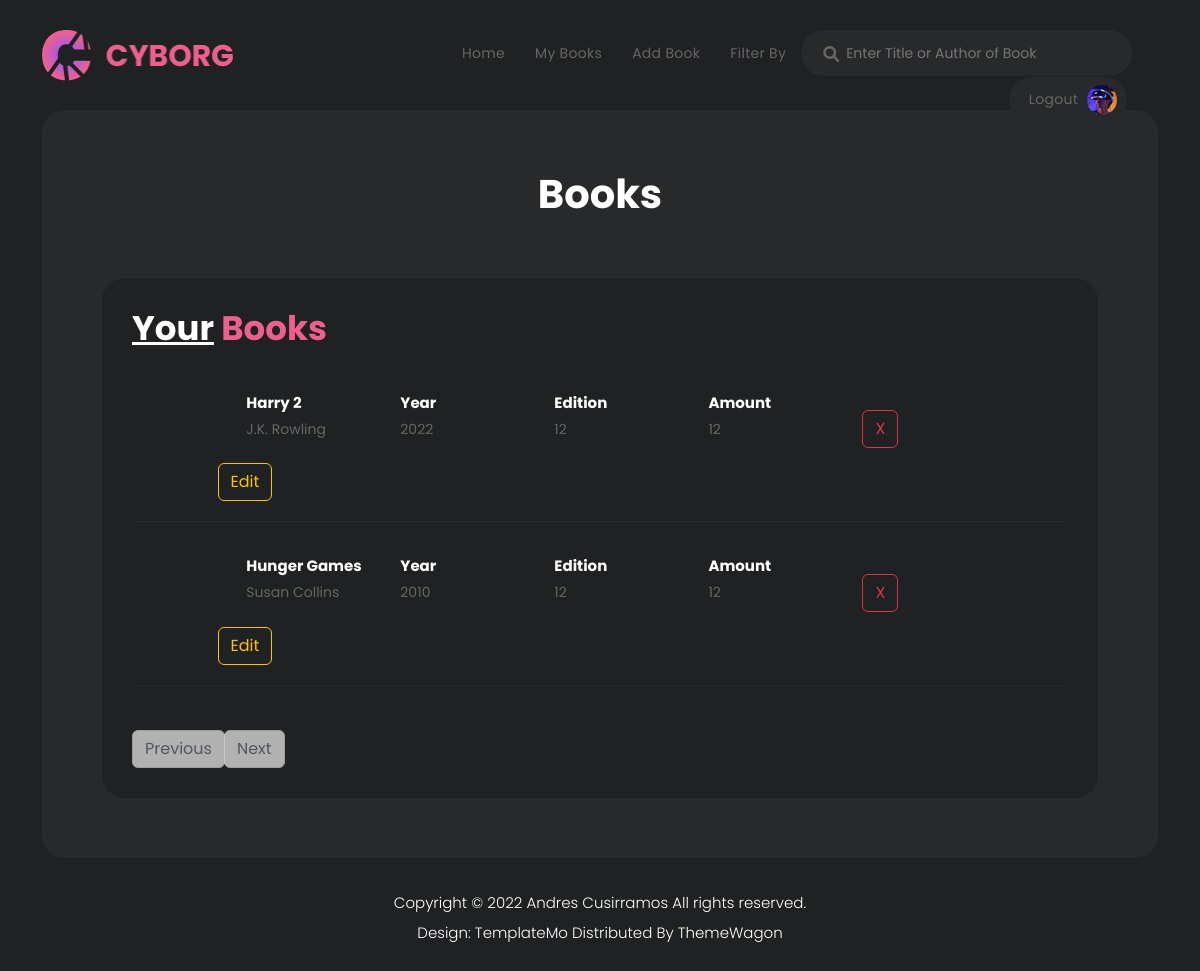
/ (signed in), run on an earlier commit of the app's database.
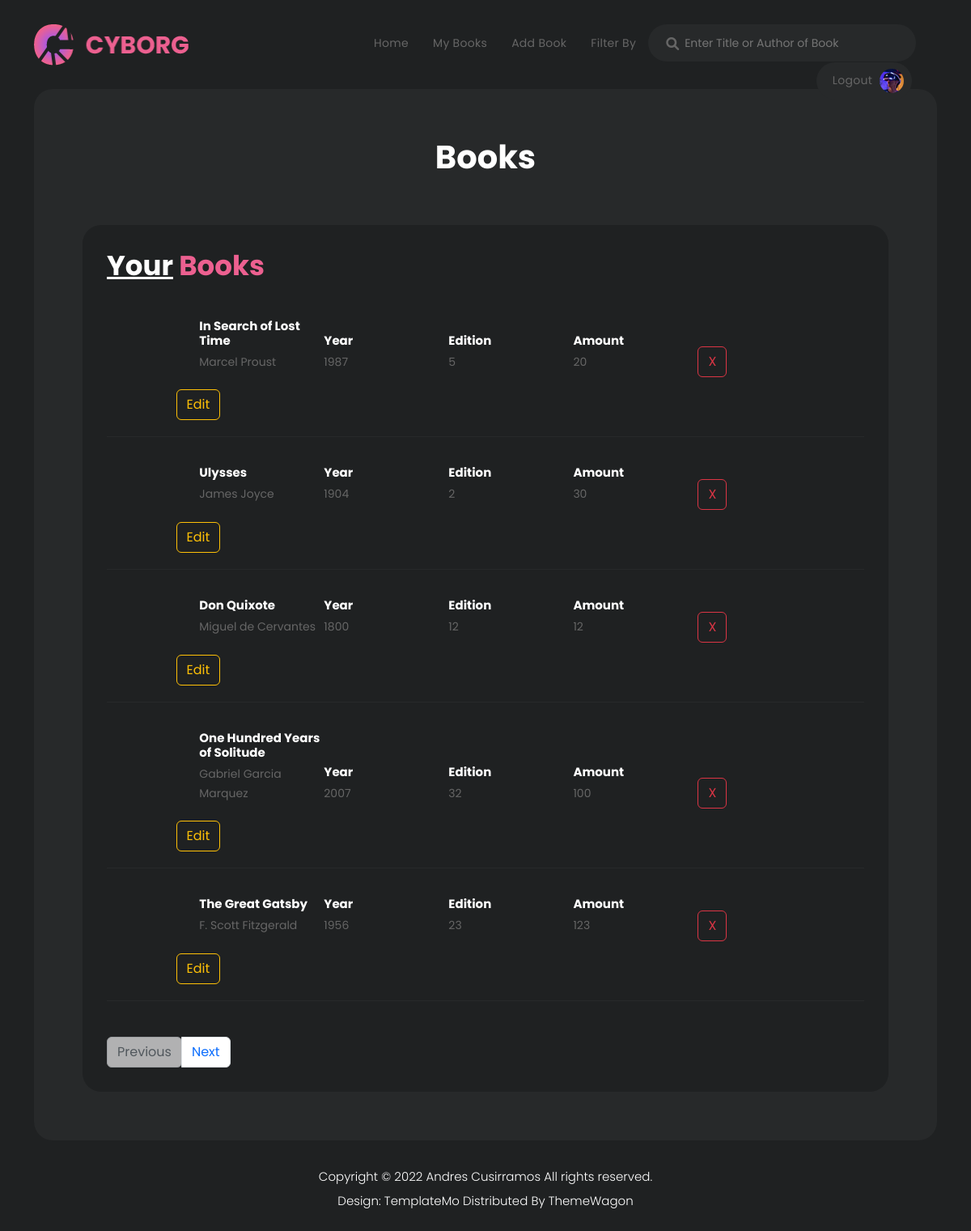
And on a later commit of the database.
### website/models.py (models this page shows)
class Book(db.Model):
    id = db.Column(db.Integer, primary_key=True)
    title = db.Column(db.String(150))
    author = db.Column(db.String(150))
    year = db.Column(db.String(50))
    edition = db.Column(db.Integer)
    image = db.Column(db.String(500))
    amount = db.Column(db.Integer)

### website/views.py (the view)
@views.route('/', methods=['GET'], defaults={"page": 1})
@views.route('/<int:page>', methods=['GET'])
@login_required
def view(page):
    page = page
    per_page = 5
    threads = Book.query.paginate(page,per_page,error_out=False)
    return render_template("home.html", threads=threads,user=current_user )

### website/__init__.py (called while the page is built)
def create_app():
    app = Flask(__name__)
    app.config['SECRET_KEY'] = 'hjshjhdjah kjshkjdhjs'
    app.config['SQLALCHEMY_DATABASE_URI'] = f'sqlite:///{DB_NAME}'
    db.init_app(app)
    from .views import views
    from .auth import auth
    app.register_blueprint(views, url_prefix='/')
    app.register_blueprint(auth, url_prefix='/')
    from .models import User, Book
    create_database(app)
    login_manager = LoginManager()
    login_manager.login_view = 'auth.login'
    login_manager.init_app(app)
    @login_manager.user_loader
    def load_user(id):
        return User.query.get(int(id))
    return app

### website/templates/home.html (shortened to what this page needs)
{% extends "base.html" %} {% block title %}Home{% endblock %} {% block content
    %}
    <h1 align="center">Books</h1>
    <div class="gaming-library">
      <div class="col-lg-12">
        <div class="heading-section">
          <h4><em>Your</em> Books</h4>
        </div>
        {% for book in threads.items %}
        <div class="item">
          <ul>
            <li><img src="{{book.image}}" alt="" class="templatemo-item"></li>
            <li><h4>{{book.title}}</h4><span>{{book.author}}</span></li>
            <li><h4>Year</h4><span>{{book.year}}</span></li>
            <li><h4>Edition</h4><span>{{book.edition}}</span></li>
            <li><h4>Amount</h4><span>{{book.amount}}</span></li>
            <li><form action="{{url_for('views.delete', id = book.id)}}">
              <button type="submit" class="btn btn-outline-danger">X</button>
            </form></li>
            <li><form action="{{url_for('views.update', id = book.id)}}">
              <button type="submit" class="btn btn-outline-warning">Edit
              </button>
           </form></li>
          </ul>
        </div>
        {% endfor %}
    <nav aria-label="Page navigation example" style="display: inline-block; list-style-type: none;">
      <ul class="pagination">
          {% if threads.has_prev %}
            <li class="page-item"> <a class="page-link" href="{{ url_for('views.view', page=threads.prev_num) }}">Previous</a></li>
          {% else %}
            <li class="page-item"><a class="page-link btn disabled" href="#">Previous</a></li>
          {% endif %}
          {% if threads.has_next %}
            <li class="page-item"> <a class="page-link" href="{{ url_for('views.view', page=threads.next_num) }}">Next</a></li>
          {% else %}
            <li class="page-item"><a class="page-link btn disabled" href="#">Next</a></li>
          {% endif %}
      </ul>
    </nav>
  {% endblock %}

### website/templates/base.html (shortened to what this page needs)
<!DOCTYPE html>
<html>
  <head>
    <link rel= "stylesheet" type= "text/css" href= "{{ url_for('static',filename='vendor/bootstrap/css/bootstrap.min.css') }}">
    <link rel= "stylesheet" type= "text/css" href= "{{ url_for('static',filename='assets/css/fontawesome.css') }}">
    <link rel= "stylesheet" type= "text/css" href= "{{ url_for('static',filename='assets/css/fontawesome.css') }}">
    <link rel= "stylesheet" type= "text/css" href= "{{ url_for('static',filename='assets/css/templatemo-cyborg-gaming.css') }}">
    <link rel= "stylesheet" type= "text/css" href= "{{ url_for('static',filename='assets/css/owl.css') }}">
    <link rel= "stylesheet" type= "text/css" href= "{{ url_for('static',filename='assets/css/animate.css') }}">
    <link rel= "stylesheet" type= "text/css" href= "{{ url_for('static',filename='assets/css/fontawesome.css') }}">
    <link rel= "stylesheet" type= "text/css" href= "{{ url_for('static',filename='assets/css/fontawesome.css') }}">
    <link rel= "stylesheet" type= "text/css" href= "{{ url_for('static',filename='assets/css/fontawesome.css') }}">
    <link rel="stylesheet"href="https://unpkg.com/swiper@7/swiper-bundle.min.css"/>
  </head>
  <body>
        <header class="header-area header-sticky">
          <div class="container">
              <div class="row">
                  <div class="col-12">
                      <nav class="main-nav">
                          <a href="/" class="logo">
                              <img src= "{{ url_for('static',filename='assets/images/logo.png') }}" alt="">
                          </a>
                          <ul class="nav">
                            {% if user.is_authenticated %}
                              <li> <a class="nav-item nav-link" id="screen" href="/screen">Home</a></li>
                              <li><a class="nav-item nav-link" id="home" href="/">My Books</a<li>
                              <li><a class="nav-item nav-link" id="books" href="/books">Add Book</a></li>
                              <li><a class="nav-item nav-link" id="filterby" href="/filterby">Filter by</a></li>
                              <div class="search-input">
                                <form id="search" method="POST" action="{{'search'}} ">
                                  <input  type='text' name="title" placeholder="Enter Title or Author of Book"  id='searchText'  onkeypress="handle" />
                                  <i class="fa fa-search"></i>
                                </form>
                              </div>
                              <li><a href="/logout" id= "logout">Logout <img src="{{ url_for('static',filename='assets/images/profile-header.jpg') }}" alt=""></a></li>
                              {% else %}
                              <li><a class="nav-item nav-link" id="login" href="/login">Login</a></li>
                              <li><a class="nav-item nav-link" id="signUp" href="/sign-up">Sign Up</a></li>
                              {% endif %}
                          </ul>
                      </nav>
                  </div>
              </div>
          </div>
        </header>
        <div class="container">
          <div class="row">
            <div class="col-lg-12">
              <div class="page-content">{% block content %} {% endblock %}
              </div>
            </div>
          </div>
        </div>
        <footer>
          <div class="container">
            <div class="row">
              <div class="col-lg-12">
                <p>Copyright © 2022 <a href="#">Andres Cusirramos</a>  All rights reserved.
                <br>Design: <a href="https://templatemo.com" target="_blank" title="free CSS templates">TemplateMo</a>  Distributed By <a href="https://themewagon.com" target="_blank" >ThemeWagon</a></p>
              </div>
            </div>
          </div>
        </footer>
        <link rel= "stylesheet" type= "text/css" href= "{{ url_for('static',filename='vendor/jquery/jquery.min.js') }}">
        </body>
</html>

What changed in the data, as far as the page shows it:
removed Book: title "Harry 2", author "J.K. Rowling", year "2022", edition "12", amount "12"
removed Book: title "Hunger Games", author "Susan Collins", year "2010", edition "12", amount "12"
added Book: title "In Search of Lost Time", author "Marcel Proust", year "1987", edition "5", amount "20"
added Book: title "Ulysses", author "James Joyce", year "1904", edition "2", amount "30"
added Book: title "Don Quixote", author "Miguel de Cervantes", year "1800", edition "12", amount "12"
added Book: title "One Hundred Years of Solitude", author "Gabriel Garcia Marquez", year "2007", edition "32", amount "100"
added Book: title "The Great Gatsby", author "F. Scott Fitzgerald", year "1956", edition "23", amount "123"
